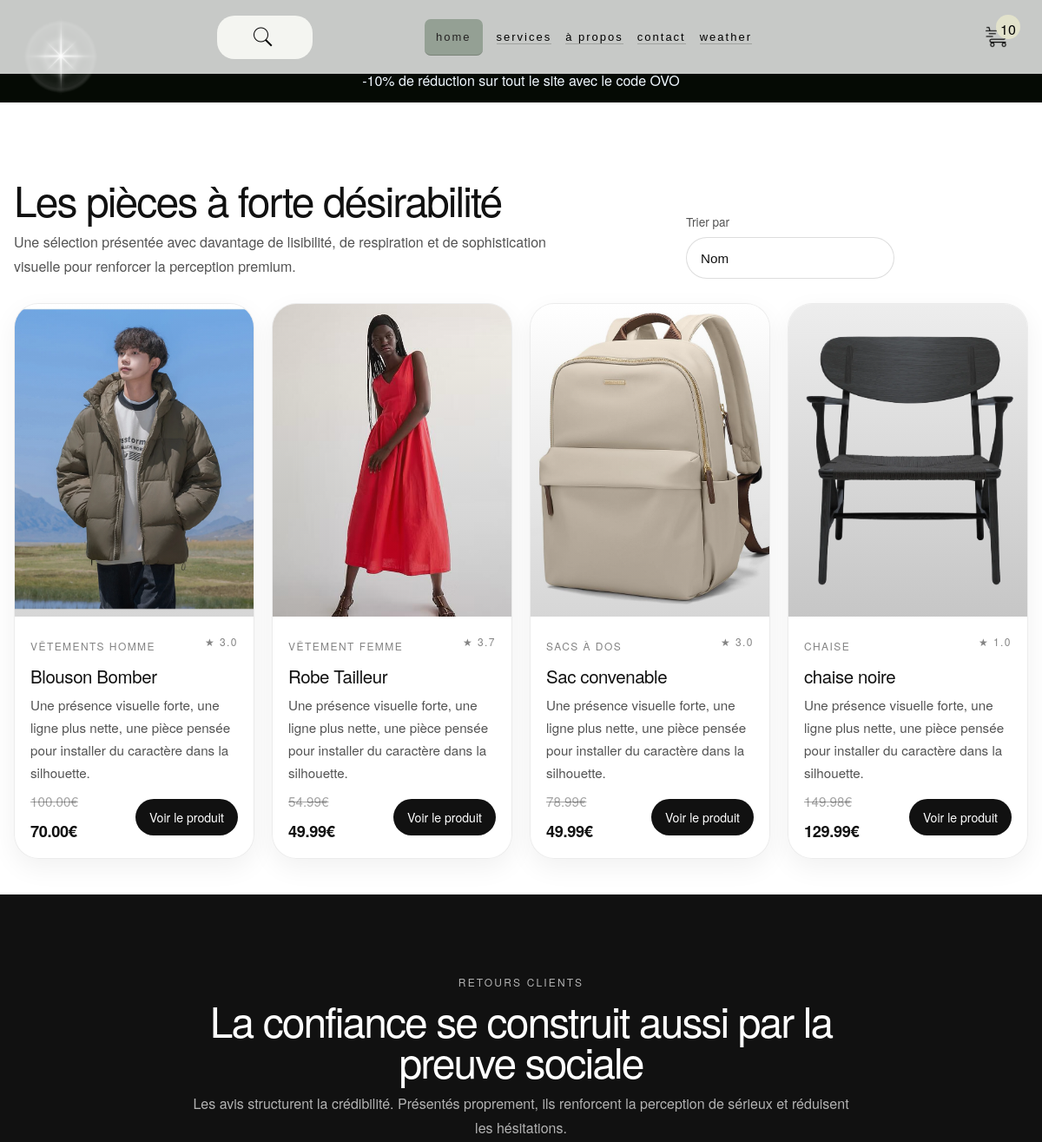
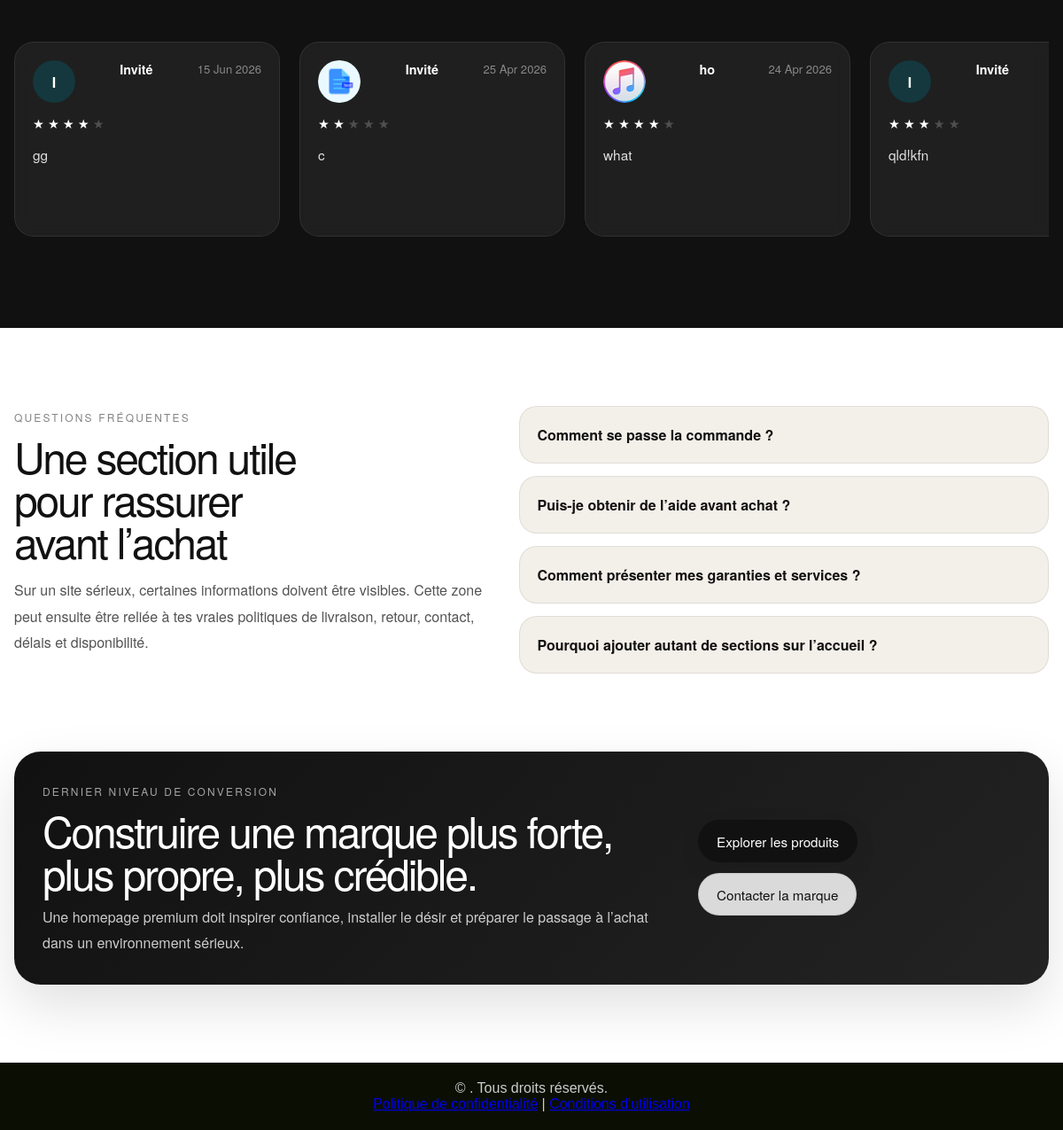
The app's page / (signed in) with its own data (2 pictures, top to bottom).
### heart/models.py (models this page shows, shortened)
class Product(models.Model):
    STOCK_STATUS = [
        ('in_stock', 'En Stock'),
        ('low_stock', 'Stock Limité'),
        ('out_of_stock', 'Rupture de Stock'),
    ]
    id = models.UUIDField(primary_key=True, default=uuid.uuid4, editable=False)
    name = models.CharField(max_length=200)
    slug = models.SlugField(unique=True, blank=True)
    category = models.ForeignKey(Category, on_delete=models.CASCADE, null=True, blank=True , related_name="cat")
    price = models.DecimalField(decimal_places=2, max_digits=7)
    description = models.TextField()
    image = models.ImageField()
    stock_quantity = models.IntegerField(default=0, validators=[MinValueValidator(0)])
    stock_status = models.CharField(max_length=20, choices=STOCK_STATUS, default='in_stock')
    old_price = models.DecimalField(decimal_places=2, max_digits=7, blank=True, null=True)
    is_featured = models.BooleanField(default=False)
    taille = models.CharField(max_length=200, blank=True, null=True)
    description_detaillee = models.TextField(blank=True, null=True)
    sku = models.CharField(max_length=100, unique=True, null=True)
    created_at = models.DateTimeField(blank=True, auto_now_add=True, null=True)
    PRODUCT_TYPE_CHOICES = [
        ('physical', 'Physique'),
        ('digital', 'Numérique'),
    ]
    product_type = models.CharField(max_length=20, choices=PRODUCT_TYPE_CHOICES, default='physical')
    @property
    def est_recent(self):
        return self.created_at >= timezone.now() - timedelta(days=7)
    def average_rating(self):
        approved_reviews = self.reviews.filter(status="approved")
        if approved_reviews.exists():
            return round(approved_reviews.aggregate(models.Avg('rating'))['rating__avg'], 1)
        return 0

class Category(models.Model):
    name = models.CharField(max_length=200)
    slug = models.SlugField(max_length=200, unique=True, blank=True)

class Review(models.Model):
    STATUS_CHOICES = [
        ('pending', 'En attente'),
        ('approved', 'Approuvé'),
        ('rejected', 'Rejeté'),
    ]
    product = models.ForeignKey(Product, on_delete=models.CASCADE, related_name='reviews')
    name = models.CharField(max_length=100, default="Invité")
    rating = models.IntegerField(validators=[MinValueValidator(1), MaxValueValidator(5)])
    comment = models.TextField()
    image = models.ImageField(null=True, blank=True)
    status = models.CharField(max_length=10, choices=STATUS_CHOICES, default='pending')
    created_at = models.DateTimeField(auto_now_add=True)
    class Meta:
        ordering = ['-created_at']

### heart/views.py (the view, shortened to what this page needs)
# urls.py: path('', home, name="home"),
def home(request):
    cart = get_or_create_cart(request)
    cart_items = cart.items.select_related('product')
    sort_by = request.GET.get('sort', 'name')
    categories_dispo = Category.objects.all()
    reviews = Review.objects.filter(status="approved")
    valid_sorts = {
            'price_low': 'price',
            'price_high': '-price',
            'name': 'name',
        }
    valid_categories = []
    for cat in Category.objects.all():
        valid_categories.append(cat.slug)
    print(f"toutes les catégories sont : {valid_categories}")
    if sort_by in valid_sorts:
        products = Product.objects.order_by(valid_sorts[sort_by]).select_related('category').prefetch_related(
            Prefetch('images', queryset=ProductImage.objects.filter(is_primary=True))
        )
        print(f"sort_by est bien dans valid_sorts {sort_by}")
    featured_products = Product.objects.filter(is_featured=True)
    page_number = request.GET.get('page', 1)
    paginator = Paginator(products, 4)
    products_page = paginator.get_page(page_number)
    current_page = products_page.number
    total_pages = paginator.num_pages
    if total_pages == 2:
        page_numbers = [1, 2]
    elif total_pages <= 5:
        page_numbers = list(range(1, total_pages + 1))
    elif current_page <= 3:
        page_numbers = [1, 2, 3, 4, '...']
    elif current_page >= total_pages - 3 and total_pages > 9:
        page_numbers = [1, '...',total_pages - 4,total_pages - 3,total_pages - 2, total_pages - 1, total_pages]
    elif current_page + 2 < total_pages and current_page - 2 > 2:
        page_numbers = [1, '...', current_page - 1, current_page, current_page + 1, '...']
    elif current_page + 2 < total_pages and current_page - 2 > 2 and total_pages - current_page <= 3:
        page_numbers = [1, '...', current_page - 1, current_page, current_page + 1, current_page + 2, current_page +3]
    elif current_page + 2 < total_pages:
        page_numbers = [1, current_page - 2, current_page - 1, current_page, current_page + 1, '...']
    elif current_page == total_pages:
        page_numbers = [1, '...', current_page - 2, current_page - 1, current_page]
    elif current_page - 2 > 2 and current_page + 1 == total_pages:
        page_numbers = [1, '...', current_page - 1, current_page, current_page + 1]
    elif current_page - 2 > 2 and current_page + 2 == total_pages:
        page_numbers = [1, '...', current_page - 1, current_page, current_page + 1, total_pages]
    else:
        page_numbers = [1, current_page - 2, current_page - 1, current_page, current_page + 1, current_page + 2] #, '...' total_pages(last element of the list)
    left_pages = total_pages - current_page
    real_tot_page = total_pages + 1
    query_params = request.GET.copy()
    print(f"query_params : {query_params}")
    query_params.pop('page', None)
    ctx = {'reviews': reviews, 'page_numbers': page_numbers, 'real_tot_page': real_tot_page, 'left_pages': left_pages, 'current_page': current_page, 'query_params': query_params.urlencode(), 'products': products_page, 'cart_items_count': cart.get_items_count(), 'featured_products':featured_products, 'cart': cart, 'get_total': cart.get_total(), 'cart_items':cart_items, 'current_sort': sort_by, 'categories': categories_dispo, "total_pages": total_pages}
    return render(request, 'home.html', ctx)

### heart/models.py (called while the page is built)
    def get_total(self):
        if self.code_promo in ["MALI10", "ML", "OH", "OVO"]:
            return sum(item.get_subtotal() for item in self.items.all())-(sum(item.get_subtotal() for item in self.items.all())*10)/100
        elif self.code_promo in ["OMG"]:
            return sum(item.get_subtotal() for item in self.items.all())-(sum(item.get_subtotal() for item in self.items.all())*50)/100
        return sum(item.get_subtotal() for item in self.items.all())

    def get_items_count(self):
        return sum(item.quantity for item in self.items.all())

    def __str__(self):
        owner = self.user.username if self.user else f"Session: {self.session_key}"
        return f"Panier de {owner}"

    def get_subtotal(self):
        return self.product.price * self.quantity

### heart/views.py (called while the page is built, shortened)
def get_or_create_cart(request):
    try:
        if request.user.is_authenticated:
            cart, created = Cart.objects.get_or_create(user=request.user)
            print(f"utilisateur connecté et panier récupéré {cart}")
        return cart
    except Exception as e:
        print(f"problème de panier {str(e)}")
    return None

### templates/home.html (shortened to what this page needs)
{% extends 'base.html' %}
{% load static %}
{% block css %}
<link rel="stylesheet" href="{% static 'css/home.css' %}">
{{ block.super }}
{% endblock %}
{% block content %}
<div class="home-page">
  <section class="product-section">
    <div class="site-shell">
      <div class="product-toolbar">
        <div class="product-grid-heading">
          <h2>Les pièces à forte désirabilité</h2>
          <p>
            Une sélection présentée avec davantage de lisibilité, de respiration
            et de sophistication visuelle pour renforcer la perception premium.
          </p>
        </div>
        <div id="filterDrawer" class="filter-drawer">
          <div class="filter-content">
            <label for="sortSelect" class="filter-label">Trier par</label>
            <select class="hidden-filter" id="sortSelect" name="sort">
              <option value="name" {% if current_sort == 'name' %}selected{% endif %}>Nom</option>
            </select>
          </div>
        </div>
      </div>
      <div class="product-grid" id="product-grid">
        {% for product in products %}
        <article class="product-card">
          <a href="{% url 'product_detail' product.slug %}" class="product-media-link">
            <div class="product-media">
              <img src="{{ product.image.url }}" alt="{{ product.name }}">
            </div>
          </a>
          <div class="product-info">
            <div class="product-topline">
              <span class="product-category">
                {% if product.category %}
                  {{ product.category.name }}
                {% else %}
                  Collection
                {% endif %}
              </span>
              {% if product.average_rating %}
                <span class="product-rating">★ {{ product.average_rating }}</span>
              {% else %}
                <span class="product-rating">★ 0</span>
              {% endif %}
            </div>
            <h3>
              <a href="{% url 'product_detail' product.slug %}">
                {{ product.name }}
              </a>
            </h3>
            <p class="product-desc">
              Une présence visuelle forte, une ligne plus nette, une pièce pensée
              pour installer du caractère dans la silhouette.
            </p>
            <div class="product-bottom">
              <div class="price-wrap">
                {% if product.old_price %}
                  <span class="old-price">{{ product.old_price }}€</span>
                {% endif %}
                <span class="price">{{ product.price }}€</span>
              </div>
              <a href="{% url 'product_detail' product.slug %}" class="product-link">
                Voir le produit
              </a>
            </div>
          </div>
        </article>
        {% empty %}
        <div class="empty-state">
          <h3>Aucun produit disponible</h3>
          <p>La collection sera bientôt mise à jour avec de nouvelles pièces.</p>
        </div>
        {% endfor %}
      </div>
    </div>
  </section>
  <section class="comments-section">
    <div class="site-shell">
      <div class="section-heading center">
        <span class="section-kicker">Retours clients</span>
        <h2>La confiance se construit aussi par la preuve sociale</h2>
        <p>
          Les avis structurent la crédibilité. Présentés proprement, ils renforcent
          la perception de sérieux et réduisent les hésitations.
        </p>
      </div>
      <div class="comments-carousel-wrapper">
        <div class="comments-carousel" id="partners-carousel">
          {% for r in reviews %}
          <div class="comment-item">
            <div class="comment-logo">
              <div class="review-card">
                <div class="review-head">
                  {% if r.image %}
                    <img src="{{ r.image.url }}" alt="{{ r.name }}" class="review-avatar">
                  {% else %}
                    <div class="review-avatar review-avatar-placeholder">
                      {{ r.user.username|default:r.name|default:"C"|slice:":1"|upper }}
                    </div>
                  {% endif %}
                  <span class="author">{{ r.name|default:"Client" }}</span>
                  <span class="date">{{ r.created_at|date:"d M Y" }}</span>
                </div>
                <div class="stars-display">
                  {% for i in "12345" %}
                    <span class="s-star {% if forloop.counter <= r.rating %}filled{% endif %}">★</span>
                  {% endfor %}
                </div>
                <p class="comment-text">{{ r.comment }}</p>
              </div>
            </div>
          </div>
          {% endfor %}
        </div>
      </div>
    </div>
  </section>
  <section class="faq-section">
    <div class="site-shell faq-grid">
      <div class="faq-intro">
        <span class="section-kicker">Questions fréquentes</span>
        <h2>Une section utile pour rassurer avant l’achat</h2>
        <p>
          Sur un site sérieux, certaines informations doivent être visibles.
          Cette zone peut ensuite être reliée à tes vraies politiques de livraison,
          retour, contact, délais et disponibilité.
        </p>
      </div>
      <div class="faq-list">
        <details class="faq-item">
          <summary>Comment se passe la commande ?</summary>
        </details>
        <details class="faq-item">
          <summary>Puis-je obtenir de l’aide avant achat ?</summary>
        </details>
        <details class="faq-item">
          <summary>Comment présenter mes garanties et services ?</summary>
        </details>
        <details class="faq-item">
          <summary>Pourquoi ajouter autant de sections sur l’accueil ?</summary>
        </details>
      </div>
    </div>
  </section>
  <section class="final-cta-section">
    <div class="site-shell final-cta-card">
      <div class="final-cta-copy">
        <span class="section-kicker">Dernier niveau de conversion</span>
        <h2>Construire une marque plus forte, plus propre, plus crédible.</h2>
        <p>
          Une homepage premium doit inspirer confiance, installer le désir
          et préparer le passage à l’achat dans un environnement sérieux.
        </p>
      </div>
      <div class="final-cta-actions">
        <a href="#prod_b" class="btn btn-dark">Explorer les produits</a>
        <a href="{% url 'contact' %}" class="btn btn-light">Contacter la marque</a>
      </div>
    </div>
  </section>
</div>
{% endblock %}

### static/css/main.css (style rules this page uses)
* { margin: 0; padding: 0; }
body { box-sizing: border-box; font-family: "Helvetica Neue", Arial, sans-serif; }
html { scroll-behavior: smooth; }
html, body { max-width: 100%; overflow-x: hidden; }
body { color: var(--text); background: linear-gradient(180deg, #fcfbf8 0%, #f5f1ea 100%); }
.product-rating { display: flex; align-items: center; gap: 8px; margin-bottom: 10px; }
.review-card { padding: 20px; background: #fafafa; border-radius: 8px; margin-bottom: 15px; }
.review-head { display: flex; justify-content: space-between; margin-bottom: 8px; font-weight: 600; font-size: 0.9rem; }
.review-head .date { font-weight: 400; color: #888; }
.stars-display { color: #f1c40f; font-size: 0.9rem; margin-bottom: 10px; }
.s-star.filled { color: #f1c40f; }
.s-star { color: #ddd; }

### records on screen
Product: image (picture), category.name "VÊTEMENTS HOMME", average_rating "3.0", name "Blouson Bomber", old_price "100.00", price "70.00"
Product: image (picture), category.name "VÊTEMENT FEMME", average_rating "3.7", name "Robe Tailleur", old_price "54.99", price "49.99"
Product: image (picture), category.name "SACS À DOS", average_rating "3.0", name "Sac convenable", old_price "78.99", price "49.99"
Product: image (picture), category.name "CHAISE", average_rating "1.0", name "chaise noire", old_price "149.98", price "129.99"
Review: user.username "I", name "Invité", created_at "15 Jun 2026", comment "gg"
Review: image (picture), name "Invité", created_at "25 Apr 2026", comment "c"
Review: image (picture), name "ho", created_at "24 Apr 2026", comment "what"
Review: user.username "I", name "Invité", comment "qld!kfn"

### other values on screen
{{ cart_items_count|default:0 }} "10"
